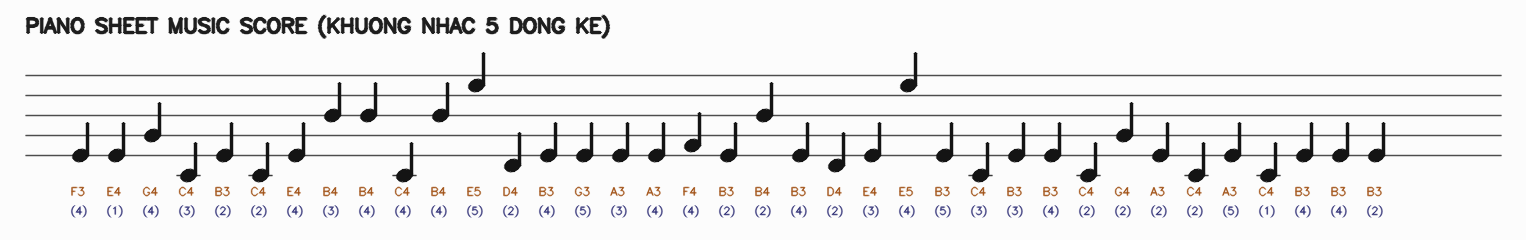
#> input picture sheets/sheet_sample.png, 1526 x 240 px
$ python -i sheet_music_evaluator.py   (imports and definitions only)
#> lines starting #> are read from the running program, lines starting #| are printed output that depends on the picture; after the words box and inside, x2 and y2 are one past the last pixel; in counts of white or black regions, pixels touching at a corner belong together
"""
Module Nhận diện Bản nhạc (Optical Music Recognition - OMR) và Chấm điểm Piano theo Sheet Nhạc.
Hỗ trợ:
1. Nhận diện nốt nhạc trực tiếp từ Ảnh chụp Sheet nhạc (.png, .jpg) bằng OpenCV
   (Phát hiện khuông nhạc 5 dòng kẻ ngang & tọa độ các đầu nốt nhạc Noteheads).
2. Đọc tệp Sheet nhạc định dạng chuẩn (.json, .txt, .musicxml).
3. Chấm điểm video học viên đối chiếu trực tiếp với Sheet nhạc (không cần video mẫu)
   theo 3 tiêu chí:
   - Độ chính xác Cao độ / Phím đàn (Pitch Accuracy) so với nốt trên Sheet.
   - Độ chính xác Trường độ / Nhịp phách (Rhythm & Beat Duration Accuracy).
   - Kỹ thuật Thế ngón (Fingering 1-5) & Góc khớp 3D (Biomechanics 120°-160°).
"""

import json
import os
import re
import xml.etree.ElementTree as ET
from typing import Any, Dict, List, Optional, Tuple
import cv2
import numpy as np
from scipy.signal import find_peaks

from biomechanics_evaluator import (
    extract_biomechanical_metrics,
    score_finger_biomechanics,
)
from config import DEFAULT_NOTES_LIST, DSP_CONFIG, FINGER_DISPLAY_NAMES, FINGER_NAMES

# Ánh xạ số thứ tự ngón tay chuẩn trên Sheet nhạc Piano (1 -> 5) sang tên ngón
SHEET_FINGER_NUMBER_MAP: Dict[int, str] = {
    1: "Ngon cai",
    2: "Ngon tro",
    3: "Ngon giua",
    4: "Ngon ap ut",
    5: "Ngon ut",
}

FINGER_NAME_TO_NUMBER: Dict[str, int] = {v: k for k, v in SHEET_FINGER_NUMBER_MAP.items()}

# Bảng ánh xạ ký hiệu nốt ngắn (C4, D4...) sang tên đầy đủ tiếng Việt
SHORT_TO_FULL_NOTE: Dict[str, str] = {}
# [4 lines not run here, left out]


# [33 lines left out: functions normalize_note_code, note_code_to_semitone, not called in this run]


def parse_sheet_from_image_omr(
    image_path: str, preloaded_img: Optional[np.ndarray] = None
) -> List[Dict[str, Any]]:
    """
    Nhận diện Bản nhạc Quang học Đa Khuông (Multi-Stave Grand Staff OMR) từ ảnh Sheet nhạc (.png/.jpg/.pdf):
    1. Đọc ảnh hỗ trợ đường dẫn Unicode Tiếng Việt trên Windows qua `np.fromfile` + `cv2.imdecode`.
    2. Nhị phân hóa thích nghi (Adaptive Thresholding) và dùng phép toán Hình thái học tách tất cả các dòng kẻ ngang.
    3. Gom nhóm các dòng kẻ thành từng Khuông nhạc 5 dòng (5-line Staves) và ghép cặp thành Hệ Khuông Đôi Piano
       (Khuông trên: Khóa Sol - Tay Phải; Khuông dưới: Khóa Fa - Tay Trái).
    4. Cô lập các đầu nốt nhạc (Noteheads), phân bổ về đúng Khuông nhạc theo tọa độ Y, sắp xếp theo đúng thứ tự
       đọc bản nhạc (từ Khuông trên xuống Khuông dưới, từ Trái sang Phải) và ánh xạ ra cao độ C3 -> G5.
    """
#> called with image_path = '../sheets/sheet_sample.png'
    if preloaded_img is not None:
        img = preloaded_img
    else:
        try:
            raw_bytes = np.fromfile(image_path, dtype=np.uint8)
            img = cv2.imdecode(raw_bytes, cv2.IMREAD_COLOR)
#> img is the input picture: shape (240, 1526, 3); mean B, G, R 235.7, 235.6, 236
        except Exception:
            img = cv2.imread(image_path)

    if img is None:
        return []

    # Chuẩn hóa kích thước ảnh nếu độ phân giải quá cao (ví dụ ảnh trích từ PDF 3000x2000)
    if img.shape[0] > 1800:
        scale_f = 1500.0 / img.shape[0]
        img = cv2.resize(img, (int(img.shape[1] * scale_f), 1500))

    gray = cv2.cvtColor(img, cv2.COLOR_BGR2GRAY)
    inv = cv2.adaptiveThreshold(
        gray, 255, cv2.ADAPTIVE_THRESH_MEAN_C, cv2.THRESH_BINARY_INV, 15, 10
    )
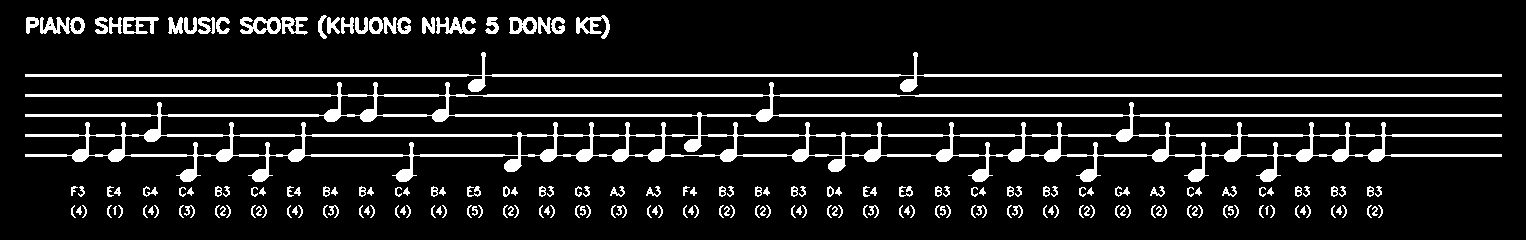
#> inv: shape (240, 1526); 10.9% white; 199 white regions (2 under 20 px), largest, box (x1, y1, x2, y2) and area: (25, 82, 1502, 182) 24021, (25, 52, 1502, 92) 4873, (240, 17, 281, 34) 414

    h, w = inv.shape[:2]
#> h = 240; w = 1526
    # 1. Phát hiện tất cả các dòng kẻ ngang của các khuông nhạc trên trang A4
    horiz_kernel = cv2.getStructuringElement(cv2.MORPH_RECT, (max(30, w // 10), 1))
    staff_mask = cv2.morphologyEx(inv, cv2.MORPH_OPEN, horiz_kernel)
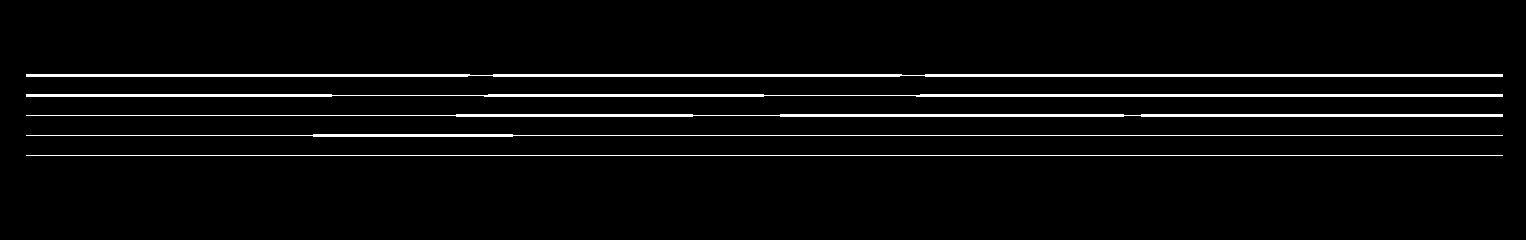
#> staff_mask: shape (240, 1526); 4.1% white; 5 white regions, box (x1, y1, x2, y2) and area: (26, 74, 1503, 77) 4335, (26, 94, 1503, 97) 3815, (26, 114, 1503, 117) 3363, (26, 134, 1503, 137) 1877, (26, 155, 1503, 156) 1477
    row_proj = np.sum(staff_mask > 0, axis=1)
#> row_proj = 240 values, max 1477 at index 75, min 0 at index 0, mean 61.95
    staff_rows = np.where(row_proj > w * 0.25)[0]
#> staff_rows = [74, 75, 76, 94, 95, 96, 114, 115, 116, 135, 155]

    staff_lines_y: List[float] = []
    if len(staff_rows) > 0:
        cluster = [staff_rows[0]]
#> cluster = [74]
        for r in staff_rows[1:]:
            if r - cluster[-1] <= 4:
                cluster.append(r)
            else:
                staff_lines_y.append(float(np.mean(cluster)))
                cluster = [r]
#> this loop made 10 passes
#> (r, cluster) on passes 3, 6, 9, 10: (94, [94]), (114, [114]), (135, [135]), (155, [155])
#> r on passes 1, 2, 4, 5, 7, 8: 75, 76, 95, 96, 115, 116
#> after the loop, staff_lines_y = [75, 95, 115, 135]
        staff_lines_y.append(float(np.mean(cluster)))

    # Gom các dòng kẻ ngang thành từng Khuông nhạc (mỗi khuông gồm ~5 dòng kẻ gần nhau)
    staves: List[List[float]] = []
    if staff_lines_y:
        curr_stave = [staff_lines_y[0]]
#> curr_stave = [75]
        for ly in staff_lines_y[1:]:
            if ly - curr_stave[-1] < h * 0.025 and len(curr_stave) < 5:
                curr_stave.append(ly)
            else:
                if len(curr_stave) >= 3:
                    staves.append(curr_stave)
                curr_stave = [ly]
#> this loop made 4 passes
#> (ly, curr_stave) on passes 1 to 4: (95, [95]), (115, [115]), (135, [135]), (155, [155])
#> after the loop, staves = []
        if len(curr_stave) >= 3:
            staves.append(curr_stave)

    # 2. Xóa dòng kẻ ngang và các vạch nhịp dọc (Stems/Barlines) để cô lập đầu nốt nhạc đặc (Noteheads)
    notes_only = cv2.subtract(inv, staff_mask)
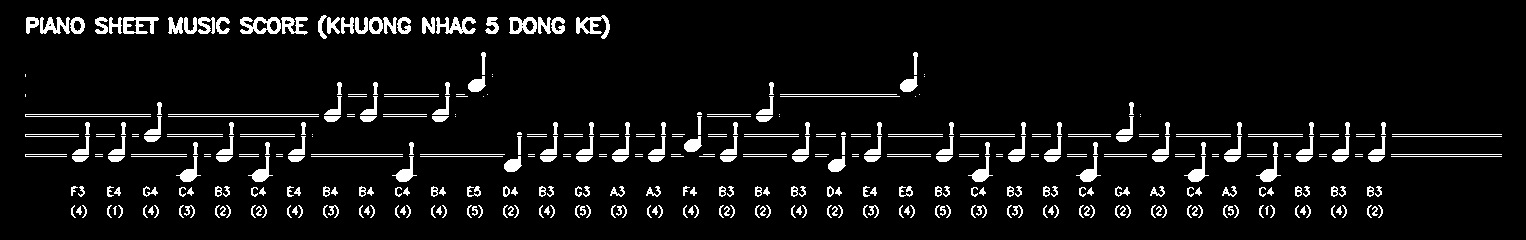
#> notes_only: shape (240, 1526); 6.9% white; 440 white regions (83 under 20 px), largest, box (x1, y1, x2, y2) and area: (240, 17, 281, 34) 414, (436, 17, 476, 34) 378, (576, 15, 610, 39) 369
    open_kernel = cv2.getStructuringElement(cv2.MORPH_ELLIPSE, (6, 5))
    noteheads_mask = cv2.morphologyEx(notes_only, cv2.MORPH_OPEN, open_kernel)
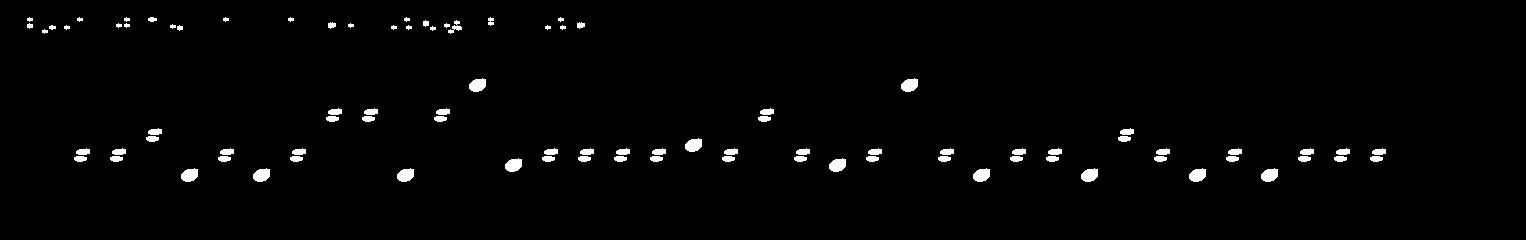
#> noteheads_mask: shape (240, 1526); 1.7% white; 90 white regions

    contours, _ = cv2.findContours(
        noteheads_mask, cv2.RETR_EXTERNAL, cv2.CHAIN_APPROX_SIMPLE
    )
#> contours = 90 contours, 22 with area under 20; largest, box (x1, y1, x2, y2) and area: (1261, 168, 1278, 182) 160, (1189, 168, 1206, 182) 160, (1081, 168, 1098, 182) 160, (973, 168, 990, 182) 160, (397, 168, 414, 182) 160

    detected_blobs: List[Tuple[float, float]] = []
    for cnt in contours:
        area = cv2.contourArea(cnt)
        x, y, cw, ch = cv2.boundingRect(cnt)
        aspect = cw / float(max(1, ch))
        if 20 < area < 900 and 5 <= cw <= 35 and 4 <= ch <= 28 and 0.6 <= aspect <= 2.4:
            cx = x + cw / 2.0
            cy = y + ch / 2.0
            if w * 0.12 < cx < w * 0.94 and h * 0.08 < cy < h * 0.92:
                detected_blobs.append((cx, cy))
#> this loop made 90 passes
#> (area, x, y, cw, ch, aspect, cx, cy) on passes 1 to 12: (159.5, 1261, 168, 17, 14, 1.21, 1269.5, 175), (159.5, 1189, 168, 17, 14, 1.21, 1197.5, 175), (159.5, 1081, 168, 17, 14, 1.21, 1089.5, 175), (159.5, 973, 168, 17, 14, 1.21, 981.5, 175), (159.5, 397, 168, 17, 14, 1.21, 405.5, 175), (159.5, 253, 168, 17, 14, 1.21, 261.5, 175), (159.5, 181, 168, 17, 14, 1.21, 189.5, 175), (159.5, 829, 158, 17, 14, 1.21, 837.5, 165), (159.5, 505, 158, 17, 14, 1.21, 513.5, 165), (49, 1370, 156, 13, 6, 2.17, 1376.5, 159), (49, 1334, 156, 13, 6, 2.17, 1340.5, 159), (49, 1298, 156, 13, 6, 2.17, 1304.5, 159)
#> after the loop, detected_blobs = 61 pairs, first value 189.5 to 1379, second value 21.5 to 175

    treble_scale = ["C4", "D4", "E4", "F4", "G4", "A4", "B4", "C5", "D5", "E5", "F5", "G5"]
    bass_scale = ["C3", "D3", "E3", "F3", "G3", "A3", "B3", "C4", "D4"]
    finger_cycle = [1, 2, 3, 4, 5]

    # Phân bổ từng đầu nốt nhạc vào khuông nhạc gần nhất
    stave_notes_list: List[Tuple[int, float, str, str, int]] = []
    for bx, by in detected_blobs:
        if staves:
            # Tìm khuông nhạc có tâm gần by nhất
            best_s_idx = min(
                range(len(staves)),
                key=lambda idx: abs(by - float(np.mean(staves[idx]))),
            )
            stave_lines = staves[best_s_idx]
            top_l = stave_lines[0]
            bot_l = stave_lines[-1]
            spacing = max(5.0, (bot_l - top_l) / max(1, len(stave_lines) - 1))

            # Bỏ qua các ký tự chữ (Allegro, tiêu đề, chú thích) nằm quá xa khuông nhạc
            if by < top_l - 2.5 * spacing or by > bot_l + 2.5 * spacing:
                continue

            # Trong bản nhạc Piano (Grand Staff), khuông chẵn (0, 2, 4...) là Tay Phải (Khóa Sol),
            # khuông lẻ (1, 3, 5...) là Tay Trái (Khóa Fa)
            is_bass = (best_s_idx % 2 == 1) and (len(staves) >= 2)
            system_idx = best_s_idx // 2
            step_px = spacing / 2.0
            ref_y = bot_l + spacing

            if is_bass:
                steps_up = int(round((ref_y - by) / step_px))
                steps_up = max(0, min(len(bass_scale) - 1, steps_up))
                note_code = bass_scale[steps_up]
                hand_side = "Left"
            else:
                steps_up = int(round((ref_y - by) / step_px))
                steps_up = max(0, min(len(treble_scale) - 1, steps_up))
                note_code = treble_scale[steps_up]
                hand_side = "Right"

            rec_finger_num = finger_cycle[steps_up % 5]
            stave_notes_list.append((system_idx, bx, note_code, hand_side, rec_finger_num))
        else:
            steps_up = int(round(((h * 0.75) - by) / max(5.0, h * 0.03)))
            steps_up = max(0, min(len(treble_scale) - 1, steps_up))
            note_code = treble_scale[steps_up]
            stave_notes_list.append((0, bx, note_code, "Right", (steps_up % 5) + 1))
#> this loop made 61 passes
#> (bx, by, steps_up, note_code) on passes 1 to 12: (1269.5, 175, 1, 'D4'), (1197.5, 175, 1, 'D4'), (1089.5, 175, 1, 'D4'), (981.5, 175, 1, 'D4'), (405.5, 175, 1, 'D4'), (261.5, 175, 1, 'D4'), (189.5, 175, 1, 'D4'), (837.5, 165, 2, 'E4'), (513.5, 165, 2, 'E4'), (1376.5, 159, 3, 'F4'), (1340.5, 159, 3, 'F4'), (1304.5, 159, 3, 'F4')
#> (bx, by, steps_up) on pass 47: (764.5, 119, 8)

    # Sắp xếp đúng thứ tự đọc bản nhạc: Theo từng Hệ khuông nhạc (từ trên xuống dưới), rồi từ Trái sang Phải
    stave_notes_list.sort(key=lambda item: (item[0], item[1]))

    # Lọc bớt các điểm quá sát nhau trên cùng một phách để lấy đường giai điệu chính
    sheet_notes: List[Dict[str, Any]] = []
    last_sys = -1
    last_x = -999.0
    for sys_idx, bx, note_code, hand_side, rec_finger_num in stave_notes_list:
        if sys_idx == last_sys and abs(bx - last_x) < 12.0:
            continue
        last_sys = sys_idx
        last_x = bx
        idx = len(sheet_notes) + 1
        sheet_notes.append(
            {
                "note_index": idx,
                "system_line": sys_idx + 1,
                "note": note_code,
                "full_note": SHORT_TO_FULL_NOTE.get(note_code, f"{note_code}"),
                "duration_beats": 1.0,
                "hand": hand_side,
                "finger_num": rec_finger_num,
                "finger_name": SHEET_FINGER_NUMBER_MAP[rec_finger_num],
            }
        )
#> this loop made 61 passes
#> (bx, note_code, rec_finger_num) on passes 1 to 12: (189.5, 'D4', 2), (224.5, 'F4', 4), (227, 'G4', 5), (261.5, 'D4', 2), (296.5, 'F4', 4), (299, 'G4', 5), (332, 'G5', 2), (332.5, 'D5', 4), (335, 'F5', 1), (368.5, 'D5', 4), (371, 'F5', 1), (405.5, 'D4', 2)

    return sheet_notes


# [719 lines left out: functions load_sheet_music, generate_default_sheet_from_video_data, render_sheet_music_image, evaluate_video_with_sheet, build_or_load_sheet_database, auto_match_and_evaluate, not called in this run]

>>> result = parse_sheet_from_image_omr('../sheets/sheet_sample.png')
